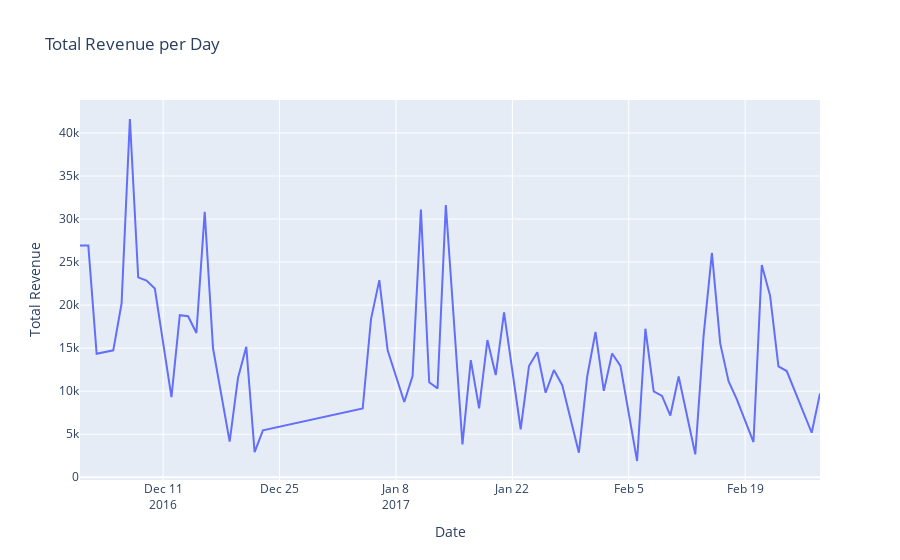

The notebook cell saved with this chart:
### Code cell
#plot
plt.figure(figsize=(10,6))
fig = px.line(daily_revenue, x='purchase_day', y='total_revenue', title='Total Revenue per Day')
fig.update_xaxes(title='Date')
fig.update_yaxes(title='Total Revenue')
fig.show()

### Figure 1 — Plotly figure (JSON) as saved in the notebook; plotly's stock layout.template omitted (floating-point values rounded to 4 significant figures)
{"data": [{"hovertemplate": "purchase_day=%{x}<br>total_revenue=%{y}<extra></extra>", "legendgroup": "", "line": {"color": "#636efa", "dash": "solid"}, "marker": {"symbol": "circle"}, "mode": "lines", "name": "", "orientation": "v", "showlegend": false, "type": "scatter", "x": ["2016-12-01", "2016-12-02", "2016-12-03", "2016-12-05", "2016-12-06", "2016-12-07", "2016-12-08", "2016-12-09", "2016-12-10", "2016-12-12", "2016-12-13", "2016-12-14", "2016-12-15", "2016-12-16", "2016-12-17", "2016-12-19", "2016-12-20", "2016-12-21", "2016-12-22", "2016-12-23", "2017-01-04", "2017-01-05", "2017-01-06", "2017-01-07", "2017-01-09", "2017-01-10", "2017-01-11", "2017-01-12", "2017-01-13", "2017-01-14", "2017-01-16", "2017-01-17", "2017-01-18", "2017-01-19", "2017-01-20", "2017-01-21", "2017-01-23", "2017-01-24", "2017-01-25", "2017-01-26", "2017-01-27", "2017-01-28", "2017-01-30", "2017-01-31", "2017-02-01", "2017-02-02", "2017-02-03", "2017-02-04", "2017-02-06", "2017-02-07", "2017-02-08", "2017-02-09", "2017-02-10", "2017-02-11", "2017-02-13", "2017-02-14", "2017-02-15", "2017-02-16", "2017-02-17", "2017-02-18", "2017-02-20", "2017-02-21", "2017-02-22", "2017-02-23", "2017-02-24", "2017-02-25", "2017-02-27", "2017-02-28"], "xaxis": "x", "y": [26910.0, 26910.0, 14340.0, 14750.0, 20180.0, 41620.0, 23230.0, 22850.0, 21920.0, 9310.0, 18830.0, 18700.0, 16760.0, 30830.0, 14980.0, 4146.0, 11530.0, 15150.0, 2913.0, 5453.0, 7988.0, 18370.0, 22900.0, 14740.0, 8741.0, 11760.0, 31110.0, 11040.0, 10330.0, 31630.0, 3822.0, 13610.0, 8014.0, 15940.0, 11870.0, 19160.0, 5577.0, 12920.0, 14520.0, 9819.0, 12450.0, 10690.0, 2855.0, 11710.0, 16880.0, 10040.0, 14380.0, 12930.0, 1888.0, 17250.0, 9977.0, 9441.0, 7166.0, 11700.0, 2665.0, 16440.0, 26070.0, 15550.0, 11150.0, 9041.0, 4088.0, 24670.0, 21080.0, 12890.0, 12340.0, 10010.0, 5170.0, 9743.0], "yaxis": "y"}], "layout": {"autosize": true, "legend": {"tracegroupgap": 0}, "title": {"text": "Total Revenue per Day"}, "xaxis": {"anchor": "y", "autorange": true, "domain": [0, 1], "range": ["2016-12-01", "2017-02-28"], "title": {"text": "Date"}, "type": "date"}, "yaxis": {"anchor": "x", "autorange": true, "domain": [0, 1], "range": [-319.2, 43830.0], "title": {"text": "Total Revenue"}, "type": "linear"}}}
